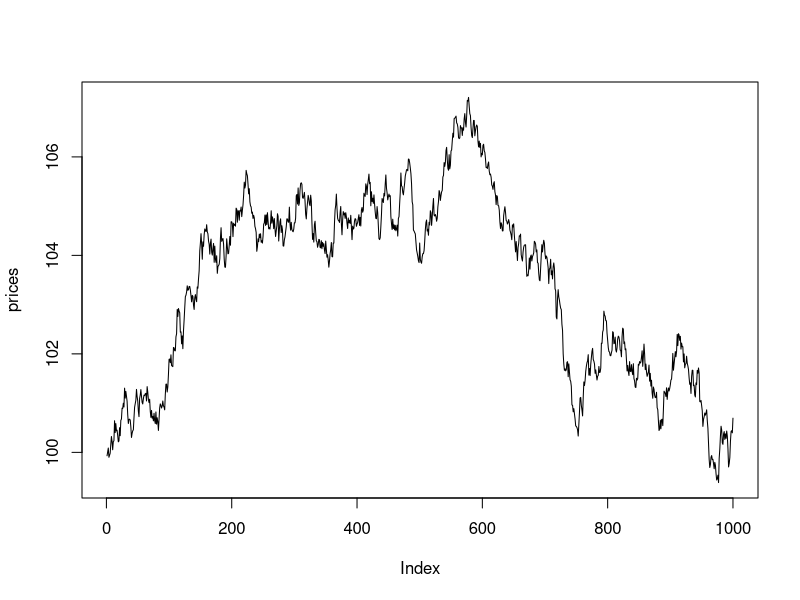
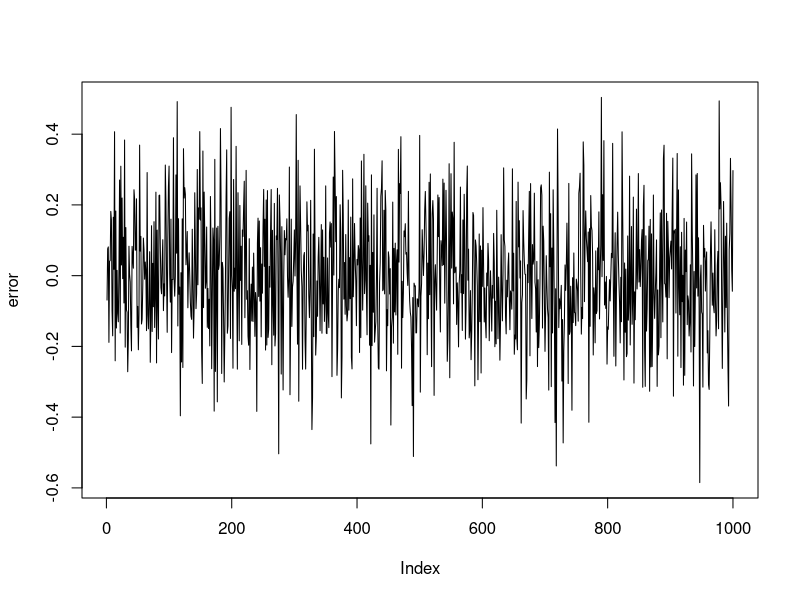

Recreate these plots in R, in order. (Note: this script raises an error after producing the figures.)

# THEORETICAL AND ECONOMETRIC MODELS --------------------------------------

# Random walk Models ------------------------------------------------------

# Arithmetic Random Walk Model
P0 <- 100
t <- seq(from = 1, to = 1000, by = 1)
prices <- vector('numeric', length = length(t))
error  <- vector('numeric', length = length(t))
mu <- 0.000027
sigma <- 0.03

for (i in seq_along(prices)) {
    
    error[[i]] <- rnorm(1, mean = mu, sd = sqrt(sigma))
    prices[[i]] <- P0 + sum(error)

}

plot(prices, type = 'l')
plot(error, type = 'l')

###
arithmetic_random_walk <- function(
    
    # function arguments
    initial_price = 100, 
    n             = 1000, 
    mu            = 0, 
    sigma         = 1, 
    drift         = 0
    ) {
    
    
    # sanity check
    stopifnot(!is.numeric(initial_price), initial_price <= 0, length(initial_price > 1))
    message('Initial price must be a single positive number.')

    stopifnot(!is.numeric(n), !is.integer(n), n <= 0, length(n) > 1)
    message('n must be an integer higher than 1.')

    stopifnot(!is.numeric(drift), length(drift) > 1)
    message('The drift must be numeric of length 1. That is, a single value.')
    
    # vectors to storage values
    noise               <- vector('numeric', length = length(n))
    deterministic_trend <- vector('numeric', length = length(n))
    variance            <- vector('numeric', length = length(n))
    
    # looping 
    for (i in 1:n) {
        
        deterministic_trend[[i]] <- initial_price + i * drift
        noise[[i]]               <- mu + rnorm(1) * sigma
        variance[[i]]            <- i * var(noise, na.rm = TRUE) 
        
    }
    
    random_walk <- deterministic_trend + cumsum(noise)
    
    # output
    out <- cbind(index = seq(1, n), random_walk, deterministic_trend, noise, variance) 
    
}

x <- arithmetic_random_walk()
x %>% head()

ggplot(x, aes(x = index, y = value)) +
    geom_point() + 
    facet_wrap(~model)

#   -----------------------------------------------------------------------

multivariate_arithmetic_random_walk <- function(
    
    # function arguments
    initial_price = 100,
    n             = 1000,
    paths         = 1000,
    mu            = 0,
    sigma         = 1,
    drift         = 0
    
) {
    
    # matrix to store values
    prices_m <- matrix(NA, nrow = n, ncol = paths)
    
    for (i in 1:paths) { 
        
        prices_m[ , i] <- arithmetic_random_walk(
            initial_price = initial_price, 
            n             = n, 
            mu            = mu, 
            sigma         = sigma, 
            drift         = drift
        )
        
    }
    
    mean_path <- apply(prices_m, 1, mean)
    
    out <- cbind(prices_m, mean_path)
    
}

multivariate_arithmetic_random_walk() 


# Geometric Random Walk Model ---------------------------------------------

geometric_random_walk <- function(
    
    # function arguments
    initial_price = 100, 
    n             = 1000, 
    mu            = 0, 
    sigma         = 1
    
) {
    
    # vectors to store values
    noise  <- vector('numeric', length = n)
    prices <- vector('numeric', length = n)
    prices[[1]] <- initial_price
    
    # looping
    for (i in 2:length(prices)) {
        
        noise[[i]]  <- mu + (rnorm(1) * sigma) / 100 
        
        prices[[i]] <- initial_price * prod(noise[2:i] + 1, na.rm = TRUE)
    
    }
    
    out <- cbind(index = seq(1, n), prices, noise)

}

x <- geometric_random_walk()

plot(x[ , 2], type = 'l')
plot(x[ , 3], type = 'l')


# Lognormal Model ---------------------------------------------------------

lognormal_random_walk <- function(
    
    # function arguments
    initial_price = 100, 
    n             = 1000, 
    mu            = 0.0003968254, 
    sigma         = 1
    
) {
    
    # initialize vectors to storage values
    noise      <- vector('numeric', length = n)
    prices     <- vector('numeric', length = n)
    log_prices <- vector('numeric', length = n)
    avg_prices <- vector('numeric', length = n)

    # looping
    for (i in seq_along(prices)) {
        
        noise[[i]] <- mu + (rnorm(1) * sigma) / 100
    
        log_prices[[i]] <- log(P0) + sum(noise)
    
        prices[[i]] <- exp(log_prices[[i]])
        
        #avg_prices[[i]]  <- initial_price * exp(noise[[i]]) 
    
    }

    # the final output
    out <- cbind(index = seq(1, n), prices, log_prices, noise)
    
}

y <- lognormal_random_walk()

head(y)
plot(y[, 2], type = 'l')
plot(cumsum(y[, 4]), type = 'l', col = 'red')
plot(R_t, type = 'l')

#   -----------------------------------------------------------------------

getSymbols.FRED('SP500', env = globalenv())

sp500 <- tq_get(x = 'SP500', get = 'economic.data')
sp500 %>% 
    fill(., .direction = 'down') %>% 
    ggplot(aes(x = date, y = price)) + 
    geom_line() + 
    theme_tq() + 
    scale_color_tq()



sp500 %>% 
    tq_transmute(
        select     = price,
        mutate_fun = dailyReturn, 
        type       = 'arithmetic'
        ) %>% 
    summarise(
        mean = mean(daily.returns), 
        var  =  var(daily.returns),
        n    = n()
    )


multivariate_arithmetic_random_walk(n_simulations = 10000)


#   -----------------------------------------------------------------------

many_arithmetic_random_walk() %>% 
    ggplot(aes(x = index, y = value, fill = key, alpha = 0.75)) + 
    geom_line(show.legend = FALSE, color = 'grey') + 
    labs(
        title = 'Simulated random walk paths', 
        y     = 'Price', 
        x     = 'Time Index'
    ) + 
    scale_y_continuous(labels = scales::dollar) +
    theme_classic() + 
    geom_line(simulation, aes(x = index, y = mean))

mean_path <- 
    many_arithmetic_random_walk(n_simulations = 50) %>% 
    group_by(index) %>%
    mutate(mean = mean(value)) %>% 
    ungroup()


mean_path %>% 
    ggplot(aes(x = index, y = value, fill = key, alpha = 0.75)) + 
    geom_line(show.legend = FALSE, color = 'grey') + 
    labs(
        title    = 'Simulated random walk paths', 
        y        = 'Price', 
        x        = 'Time Index'
    ) + 
    scale_y_continuous(labels = scales::dollar) +
    geom_line(aes(y       = mean),
              show.legend = FALSE,
              color       = 'steelblue',
              size        = 1
    ) +
    theme_classic()
    

